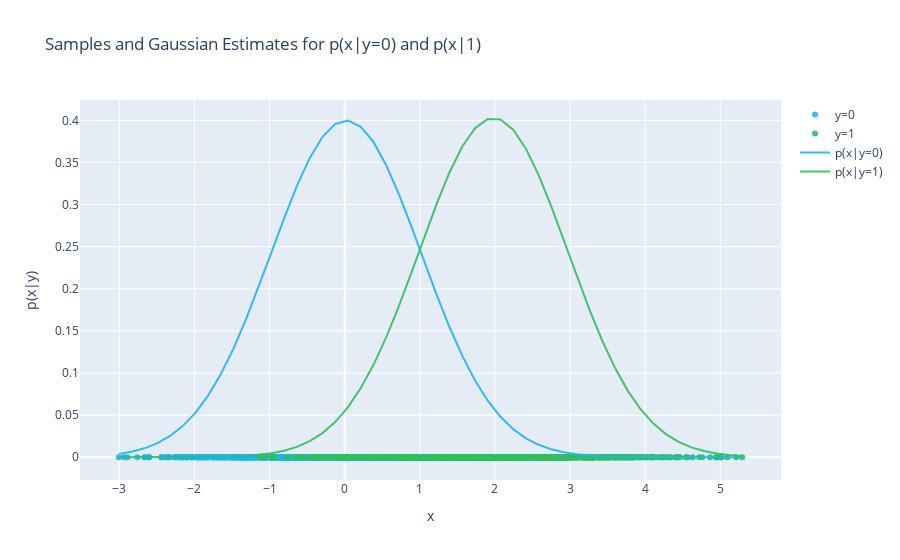
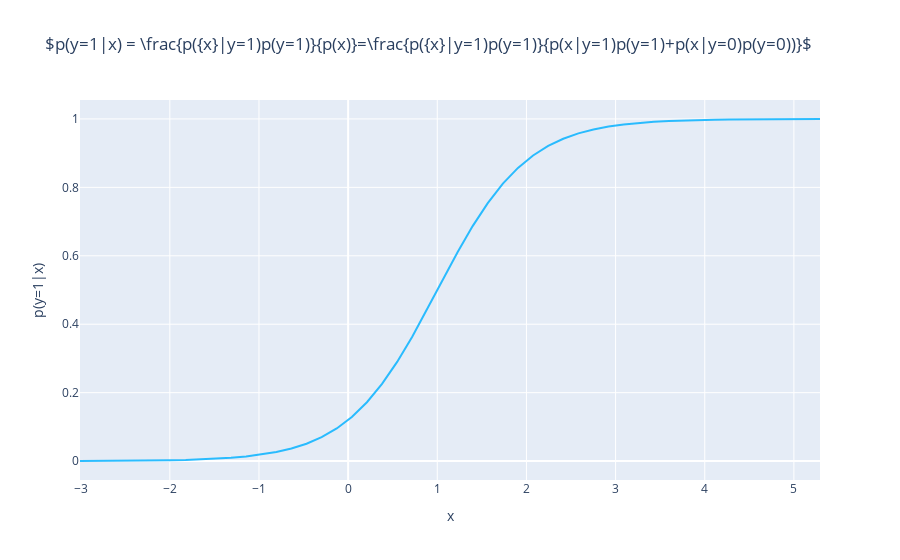

The cell these charts' notebook holds for them, in order:
### Code cell
import numpy as np
import plotly.graph_objects as go
import plotly
import plotly.offline as py
from scipy.stats import multivariate_normal as g
py.init_notebook_mode(connected=True)



# Generate samples from two gaussians with different means:
n_samples = 2000 # what if we make this smaller?
x1 = np.random.normal(0, 1, n_samples) 
x2 = np.random.normal(2, 1, n_samples) 

# Define the space of x
x_space = np.linspace(x1.min(), x2.max())

# Compute the estimated p(x|y=0), assuming m = mean and cov = std
y_space_1 = g.pdf(x_space, mean=x1.mean(), cov=x1.std())

# Compute the estimated p(x|y=1), assuming m = mean and cov = std
y_space_2 = g.pdf(x_space, mean=x2.mean(), cov=x2.std())

# Compute p(y=1|x) based on the bayes rule (priors are equal)
y_bayes = y_space_2 * 0.5 / (y_space_2 * 0.5 + y_space_1 * 0.5)

fig = go.Figure(data=[
    go.Scatter(x=x1, y=np.zeros(x1.shape), mode='markers', name='y=0', marker_color='rgba(22, 182, 255, .9)'),
    go.Scatter(x=x2, y=np.zeros(x1.shape), mode='markers', name='y=1', marker_color='rgba(44, 193, 93, .9)'),
    go.Scatter(x=x_space, y=y_space_1, name='p(x|y=0)', marker_color='rgba(22, 182, 255, .9)'),
    go.Scatter(x=x_space, y=y_space_2, name='p(x|y=1)', marker_color='rgba(44, 193, 93, .9)')],
                layout=go.Layout(title='Samples and Gaussian Estimates for p(x|y=0) and p(x|1)', 
                                 xaxis=dict(title='x',),
                                 yaxis=dict(title="p(x|y)",)))
plotly.offline.iplot(fig)

fig = go.Figure(data=[
    go.Scatter(x=x_space, y=y_bayes, name='p(x|y=0)', marker_color='rgba(22, 182, 255, .9)'),],
                layout=go.Layout(title=r'$p(y=1|x) = \frac{p({x}|y=1)p(y=1)}{p(x)}=\frac{p({x}|y=1)p(y=1)}{p(x|y=1)p(y=1)+p(x|y=0)p(y=0))}$', 
                                 xaxis=dict(title="x",),
                                 yaxis=dict(title="p(y=1|x)",)))
plotly.offline.iplot(fig)

### Figure 1 — Plotly figure (JSON) as saved in the notebook; plotly's stock layout.template omitted (floating-point values rounded to 4 significant figures; data arrays with more than 128 entries replaced by an {"elided": "..."} marker saying what was removed)
{"data": [{"marker": {"color": "rgba(22, 182, 255, .9)"}, "mode": "markers", "name": "y=0", "type": "scatter", "x": {"elided": "2000 float values"}, "y": {"elided": "2000 int values"}}, {"marker": {"color": "rgba(44, 193, 93, .9)"}, "mode": "markers", "name": "y=1", "type": "scatter", "x": {"elided": "2000 float values"}, "y": {"elided": "2000 int values"}}, {"marker": {"color": "rgba(22, 182, 255, .9)"}, "name": "p(x|y=0)", "type": "scatter", "x": [-3.007, -2.838, -2.669, -2.499, -2.33, -2.16, -1.991, -1.822, -1.652, -1.483, -1.314, -1.144, -0.9748, -0.8054, -0.636, -0.4666, -0.2972, -0.1278, 0.04159, 0.211, 0.3804, 0.5498, 0.7192, 0.8885, 1.058, 1.227, 1.397, 1.566, 1.735, 1.905, 2.074, 2.244, 2.413, 2.582, 2.752, 2.921, 3.091, 3.26, 3.429, 3.599, 3.768, 3.938, 4.107, 4.276, 4.446, 4.615, 4.785, 4.954, 5.123, 5.293], "y": [0.003999, 0.0066, 0.01058, 0.01648, 0.02495, 0.03668, 0.05241, 0.07274, 0.0981, 0.1285, 0.1636, 0.2024, 0.2432, 0.284, 0.3221, 0.355, 0.3802, 0.3955, 0.3998, 0.3927, 0.3747, 0.3473, 0.3128, 0.2738, 0.2328, 0.1923, 0.1543, 0.1203, 0.09117, 0.06711, 0.048, 0.03335, 0.02251, 0.01477, 0.009411, 0.005827, 0.003505, 0.002049, 0.001163, 0.0006418, 0.000344, 0.0001792, 9.066e-05, 4.457e-05, 2.129e-05, 9.879e-06, 4.454e-06, 1.951e-06, 8.305e-07, 3.434e-07]}, {"marker": {"color": "rgba(44, 193, 93, .9)"}, "name": "p(x|y=1)", "type": "scatter", "x": [-3.007, -2.838, -2.669, -2.499, -2.33, -2.16, -1.991, -1.822, -1.652, -1.483, -1.314, -1.144, -0.9748, -0.8054, -0.636, -0.4666, -0.2972, -0.1278, 0.04159, 0.211, 0.3804, 0.5498, 0.7192, 0.8885, 1.058, 1.227, 1.397, 1.566, 1.735, 1.905, 2.074, 2.244, 2.413, 2.582, 2.752, 2.921, 3.091, 3.26, 3.429, 3.599, 3.768, 3.938, 4.107, 4.276, 4.446, 4.615, 4.785, 4.954, 5.123, 5.293], "y": [1.25e-06, 2.915e-06, 6.602e-06, 1.452e-05, 3.101e-05, 6.434e-05, 0.0001296, 0.0002536, 0.0004819, 0.0008893, 0.001594, 0.002774, 0.004689, 0.007699, 0.01227, 0.01901, 0.02858, 0.04174, 0.0592, 0.08155, 0.1091, 0.1417, 0.1789, 0.2192, 0.2608, 0.3015, 0.3384, 0.3689, 0.3906, 0.4016, 0.401, 0.3889, 0.3663, 0.335, 0.2976, 0.2567, 0.2151, 0.175, 0.1383, 0.1062, 0.07913, 0.05728, 0.04027, 0.02749, 0.01823, 0.01174, 0.007342, 0.00446, 0.002631, 0.001507]}], "layout": {"title": {"text": "Samples and Gaussian Estimates for p(x|y=0) and p(x|1)"}, "xaxis": {"title": {"text": "x"}}, "yaxis": {"title": {"text": "p(x|y)"}}}}

### Figure 2 — Plotly figure (JSON) as saved in the notebook; plotly's stock layout.template omitted (floating-point values rounded to 4 significant figures)
{"data": [{"marker": {"color": "rgba(22, 182, 255, .9)"}, "name": "p(x|y=0)", "type": "scatter", "x": [-3.007, -2.838, -2.669, -2.499, -2.33, -2.16, -1.991, -1.822, -1.652, -1.483, -1.314, -1.144, -0.9748, -0.8054, -0.636, -0.4666, -0.2972, -0.1278, 0.04159, 0.211, 0.3804, 0.5498, 0.7192, 0.8885, 1.058, 1.227, 1.397, 1.566, 1.735, 1.905, 2.074, 2.244, 2.413, 2.582, 2.752, 2.921, 3.091, 3.26, 3.429, 3.599, 3.768, 3.938, 4.107, 4.276, 4.446, 4.615, 4.785, 4.954, 5.123, 5.293], "y": [0.0003125, 0.0004415, 0.0006235, 0.0008801, 0.001242, 0.001751, 0.002467, 0.003474, 0.004888, 0.006871, 0.009646, 0.01352, 0.01892, 0.02639, 0.0367, 0.05081, 0.06992, 0.09546, 0.129, 0.172, 0.2255, 0.2898, 0.3637, 0.4446, 0.5284, 0.6106, 0.6868, 0.754, 0.8107, 0.8568, 0.8931, 0.921, 0.9421, 0.9578, 0.9693, 0.9778, 0.984, 0.9884, 0.9917, 0.994, 0.9957, 0.9969, 0.9978, 0.9984, 0.9988, 0.9992, 0.9994, 0.9996, 0.9997, 0.9998]}], "layout": {"title": {"text": "$p(y=1|x) = \\frac{p({x}|y=1)p(y=1)}{p(x)}=\\frac{p({x}|y=1)p(y=1)}{p(x|y=1)p(y=1)+p(x|y=0)p(y=0))}$"}, "xaxis": {"title": {"text": "x"}}, "yaxis": {"title": {"text": "p(y=1|x)"}}}}
